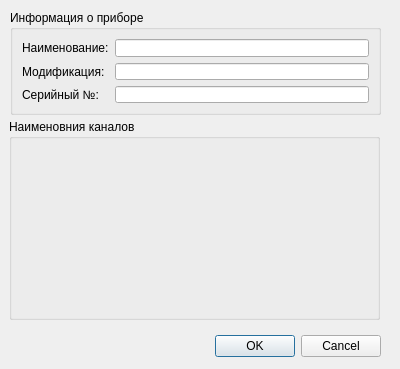
<?xml version="1.0" encoding="UTF-8"?>
<ui version="4.0">
 <class>SaveResultTester</class>
 <widget class="QDialog" name="SaveResultTester">
  <property name="geometry">
   <rect>
    <x>0</x>
    <y>0</y>
    <width>400</width>
    <height>369</height>
   </rect>
  </property>
  <property name="windowTitle">
   <string>Dialog</string>
  </property>
  <widget class="QDialogButtonBox" name="buttonBox">
   <property name="geometry">
    <rect>
     <x>40</x>
     <y>330</y>
     <width>341</width>
     <height>32</height>
    </rect>
   </property>
   <property name="orientation">
    <enum>Qt::Horizontal</enum>
   </property>
   <property name="standardButtons">
    <set>QDialogButtonBox::Cancel|QDialogButtonBox::Ok</set>
   </property>
  </widget>
  <widget class="QGroupBox" name="groupBox">
   <property name="geometry">
    <rect>
     <x>10</x>
     <y>10</y>
     <width>371</width>
     <height>105</height>
    </rect>
   </property>
   <property name="title">
    <string>Информация о приборе</string>
   </property>
   <layout class="QGridLayout" name="gridLayout">
    <item row="0" column="0">
     <widget class="QLabel" name="label">
      <property name="text">
       <string>Наименование:</string>
      </property>
     </widget>
    </item>
    <item row="0" column="1">
     <widget class="QLineEdit" name="lineEdit"/>
    </item>
    <item row="1" column="0">
     <widget class="QLabel" name="label_2">
      <property name="text">
       <string>Модификация:</string>
      </property>
     </widget>
    </item>
    <item row="1" column="1">
     <widget class="QLineEdit" name="lineEdit_2"/>
    </item>
    <item row="2" column="0">
     <widget class="QLabel" name="label_3">
      <property name="text">
       <string>Серийный №:</string>
      </property>
     </widget>
    </item>
    <item row="2" column="1">
     <widget class="QLineEdit" name="lineEdit_3"/>
    </item>
   </layout>
  </widget>
  <widget class="QGroupBox" name="groupBox_2">
   <property name="geometry">
    <rect>
     <x>9</x>
     <y>119</y>
     <width>371</width>
     <height>201</height>
    </rect>
   </property>
   <property name="title">
    <string>Наименовния каналов</string>
   </property>
  </widget>
 </widget>
 <resources/>
 <connections>
  <connection>
   <sender>buttonBox</sender>
   <signal>accepted()</signal>
   <receiver>SaveResultTester</receiver>
   <slot>accept()</slot>
   <hints>
    <hint type="sourcelabel">
     <x>248</x>
     <y>254</y>
    </hint>
    <hint type="destinationlabel">
     <x>157</x>
     <y>274</y>
    </hint>
   </hints>
  </connection>
  <connection>
   <sender>buttonBox</sender>
   <signal>rejected()</signal>
   <receiver>SaveResultTester</receiver>
   <slot>reject()</slot>
   <hints>
    <hint type="sourcelabel">
     <x>316</x>
     <y>260</y>
    </hint>
    <hint type="destinationlabel">
     <x>286</x>
     <y>274</y>
    </hint>
   </hints>
  </connection>
 </connections>
</ui>
